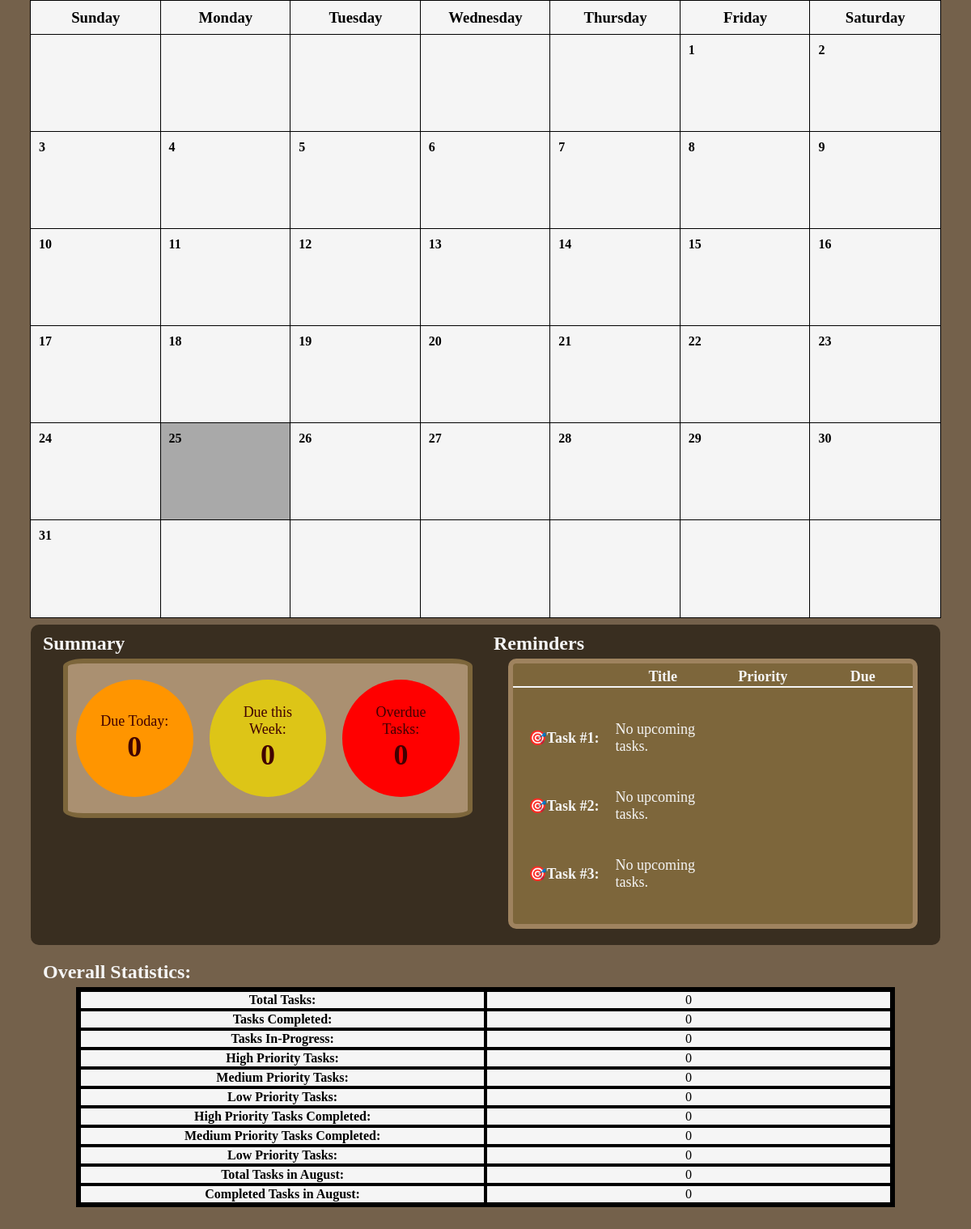
The page /home (signed in, lower part) on the database as committed earlier.
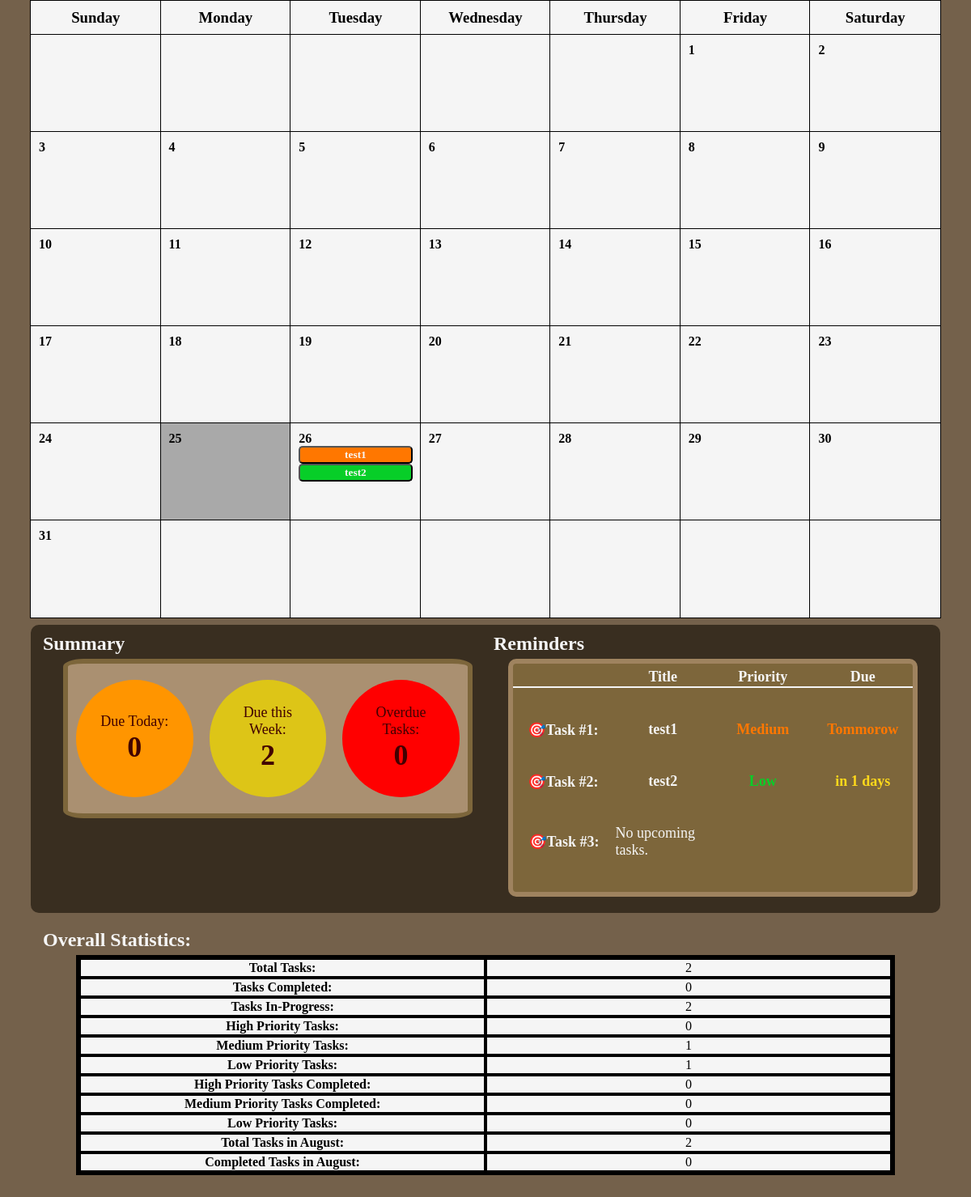
The same page on the database as committed later.
### app.py (models this page shows)
class Task(db.Model):
    id = db.Column(db.Integer, primary_key=True)
    title = db.Column(db.String(128), nullable=False)
    description = db.Column(db.Text, nullable=True)
    priority = db.Column(db.String(50), nullable=False)
    deadline = db.Column(db.DateTime, nullable=True)
    status = db.Column(db.String(50), nullable=False, default='In-Progress')
    set_today_reminder = db.Column(db.Boolean, nullable=False, default=True)
    set_tomorrow_reminder = db.Column(db.Boolean, nullable=False, default=True)
    user_id = db.Column(db.Integer, db.ForeignKey('user.id'), nullable=False)
    user = db.relationship('User', backref=db.backref('tasks', lazy=True))

### app.py (the view)
@app.route('/home')
def home():
    if 'user_id' not in session:
        flash('Please log in first.')
        return redirect(url_for('login'))  # Redirect to login if not logged in
    user_id = session['user_id'] # Grab the current logged-in user's ID from the session
    user = User.query.get(user_id)  # Used user_id to get the user object from database
    today = datetime.today()
    month = request.args.get('month', default=today.month, type=int)
    year = request.args.get('year', default=today.year, type=int)
    cal = calendar.Calendar(firstweekday=6)  # Create a calendar instance with weeks starting on Sunday (0=Monday, 6=Sunday)
    month_days = cal.monthdayscalendar(year, month) # month_days is a 2D array list where rows are weeks and columns are days
    month_name = calendar.month_name[month] # Gets month as a string
    tasks_list = Task.query.filter( # MUST use .filter() for extract
        extract('month', Task.deadline) == month, # extracts the task that matches the variables month and year
        extract('year',Task.deadline) == year
    ).all() # Within Task database, filter all task with the same month and year and put it into list
    tasks_count = Task.query.filter_by(user_id=user_id).count()
    tasks_complete_count = Task.query.filter(
        Task.user_id == user_id,
        Task.status == 'Complete'
    ).count()
    high_tasks = Task.query.filter(
        Task.user_id == user_id,
        Task.priority == 'High'
    ).count()
    medium_tasks = Task.query.filter(
        Task.user_id == user_id,
        Task.priority == 'Medium'
    ).count()
    low_tasks = Task.query.filter(
        Task.user_id == user_id,
        Task.priority == 'Low'
    ).count()
    high_tasks_completed = Task.query.filter(
        Task.user_id == user_id,
        Task.priority == 'High',
        Task.status == 'Complete'
    ).count()
    medium_tasks_completed = Task.query.filter(
        Task.user_id == user_id,
        Task.priority == 'Medium',
        Task.status == 'Complete'
    ).count()
    low_tasks_completed = Task.query.filter(
        Task.user_id == user_id,
        Task.priority == 'Low',
        Task.status == 'Complete'
    ).count()
    tasks_in_month = Task.query.filter(
        Task.user_id == user_id,
        extract('month', Task.deadline) == month # extracts the month from deadline
    ).count()
    completed_tasks_in_month = Task.query.filter(
        Task.user_id == user_id,
        Task.status == 'Complete',
        extract('month', Task.deadline) == month # extracts the month from deadline, checks if task's month equals today's month
    ).count()
    tasks_due_today = Task.query.filter(
        Task.user_id == user_id,
        Task.status == 'In-Progress',
        extract('month', Task.deadline) == today.month,
        extract('day', Task.deadline) == today.day,
        extract('year', Task.deadline) == today.year
    ).count()
    today = datetime.today().date() # force today to be a date object without time
    start_of_week = today - timedelta(days=today.weekday())        # Monday - today.weekday() calculates days passed since Mon. and subtracts by current day
    end_of_week = start_of_week + timedelta(days=6)                # Sunday - Adds 6 days to start of week
    tasks_due_week = Task.query.filter(
        Task.user_id == user_id,
        Task.status == 'In-Progress',
        func.date(Task.deadline) >= start_of_week, # func.date() gets the date portion and compares it tp the start_of_week date object
        func.date(Task.deadline) <= end_of_week,
        extract('year', Task.deadline) == today.year
    ).all()
    tasks_overdue = Task.query.filter(
        Task.user_id == user_id,
        Task.status == 'In-Progress',
        extract('month', Task.deadline) == today.month,
        extract('day', Task.deadline) < today.day,
        extract('year', Task.deadline) == today.year
    ).count()
    reminderTasks = reminderTasksList()
    return render_template('home.html', user=user, month=month, year=year, month_name=month_name, month_days=month_days,
        today=today, tasks_list=tasks_list, tasks_count=tasks_count, tasks_complete_count=tasks_complete_count, high_tasks=high_tasks,
        medium_tasks=medium_tasks, low_tasks=low_tasks, high_tasks_completed=high_tasks_completed, medium_tasks_completed=medium_tasks_completed,
        low_tasks_completed=low_tasks_completed, tasks_in_month=tasks_in_month, completed_tasks_in_month=completed_tasks_in_month,
        tasks_due_today=tasks_due_today, tasks_due_week=tasks_due_week, tasks_overdue=tasks_overdue, reminderTasks=reminderTasks, timedelta=timedelta)

### app.py (called while the page is built)
def reminderTasksList():
    user_id = session.get('user_id')
    today = date.today()
    top3 = [] # Holds a list of the top 3 tasks due
    allTasks = Task.query.filter_by(user_id=user_id).order_by(Task.deadline.asc()).all() # Filters tasks by user's id in database, and sort by deadline (earliest to latest)
    for task in allTasks:
        if len(top3) < 3:
            if task.status == 'In-Progress' and task.deadline.date() >= today:
                top3.append(task)
        else:
            break
    return top3

### templates/home.html (shortened to what the changed rows need)
{% extends "base.html" %}
{% block content %}
  <div class="dashboard">
    <section class="calendar-section">
        <div class="calendar-content">
            <div class="calendar-days">
                {% for week in month_days %}
                    {% for day in week %}
                        {% if day == 0 %}
                            <div class="calendar-day empty"></div>
                        {% else %}
                            <div class="calendar-day {% if day == today.day and month == today.month and year == today.year %}today{% endif %}">
                                <p class="day-number">
                                    {{ day }}
                                </p>
                                <div class="day-tasks">
                                    {% set ns = namespace(count=3, show_more=false) %}
                                    {% for task in tasks_list %}
                                        {% if task.deadline.day == day %}
                                            {% if ns.count > 0 %}
                                                {% set ns.count = ns.count - 1 %}
                                                {% set ns.show_more = true %}
                                                <button type="button" class="cal-task {{ task.priority | lower }}" onclick="openTaskPopup(this, 'task-info-popup')"
                                                    task-id="{{ task.id }}"
                                                    task-title="{{ task.title }}"
                                                    task-description="{{ task.description }}"
                                                    task-priority="{{ task.priority }}"
                                                    task-deadline="{{ task.deadline.strftime('%B %d, %Y @ %I:%M %p') }}"
                                                >
                                                    {{ task.title }}
                                                </button>
                                            {% elif ns.show_more == true %}
                                                {% set ns.show_more = false %}
                                                <a href="{{ url_for('view_more_tasks', deadline=task.deadline.strftime('%Y-%m-%d'))}}">
                                                    <button type="button" class="more-button"> More </button>
                                                </a>
                                            {% endif %}
                                        {% endif %}
                                    {% endfor %}
                                </div>
                            </div>
                        {% endif %}
                    {% endfor %}
                {% endfor %}
            </div>
        </div>
    </section>
    <div class="sumrem-section">
        <section class="summary-section">
            <h2 style="margin:0; margin-bottom: 5px; color: whitesmoke; margin-left: 15px;">Summary</h2>
            <div class="summary-box">
                <div class="summary-content">
                    <div class="due-week">
                        <div class="text">
                            <p>Due this Week:</p>
                            <h4>{{ tasks_due_week | length }}</h4>
                        </div>
                    </div>
                </div>
            </div>
        </section>
        <section class="reminders-section">
            <h2 style="margin:0; margin-bottom: 5px; color: whitesmoke; margin-left: 10px;">Reminders</h2>
            <div class="reminder-box">
                <table class="reminder-table">
                    <tr class="reminder-header">
                        <th></th>
                        <th>Title</th>
                        <th>Priority</th>
                        <th>Due</th>
                    </tr>
                    <tr class="task1">
                        <th>🎯Task #1:</th>
                        {% if reminderTasks|length > 0 %}
                            <td>
                                <a href="{{ url_for('view_more_tasks', deadline=reminderTasks[0].deadline.strftime('%Y-%m-%d'))}}" class="reminder-task">
                                    {{ reminderTasks[0].title }}
                                </a>
                            </td>
                            <td class="reminder-priority {{ reminderTasks[0].priority | lower }}">{{ reminderTasks[0].priority}}</td>
                            {% if reminderTasks[0].deadline.date() == today %}
                                <td class="deadlime-today" style="color: rgb(255, 0, 0); font-weight: bold;">Today</td>
                            {% elif reminderTasks[0].deadline.date() == today + timedelta(days=1) %}
                                <td class="deadlime-tommorow" style="color: rgb(255, 119, 0); font-weight: bold;">Tommorow</td>
                            {% else %}
                                <td class="deadline-later" style="color: rgb(255, 217, 27); font-weight: bold;">in {{ (reminderTasks[0].deadline.date() - today).days }} days</td>
                            {% endif %}
                        {% else %}
                            <td colspan="3" class="no-upcoming">No upcoming tasks.</td>
                        {% endif %}
                    </tr>
                    <tr class="task2">
                        <th>🎯Task #2:</th>
                        {% if reminderTasks|length > 1 %}
                            <td>
                                <a href="{{ url_for('view_more_tasks', deadline=reminderTasks[1].deadline.strftime('%Y-%m-%d'))}}" class="reminder-task">
                                    {{ reminderTasks[1].title }}
                                </a>
                            </td>
                            <td class="reminder-priority {{ reminderTasks[1].priority | lower }}">{{ reminderTasks[1].priority}}</td>
                            {% if reminderTasks[1].deadline.date() == today %}
                                <td class="deadline-today" style="color: rgb(255, 0, 0); font-weight: bold;">Today</td>
                            {% else %}
                                <td class="deadline-later" style="color: rgb(255, 217, 27); font-weight: bold;">in {{ (reminderTasks[1].deadline.date() - today).days }} days</td>
                            {% endif %}
                        {% else %}
                            <td colspan="3" class="no-upcoming">No upcoming tasks.</td>
                        {% endif %}
                    </tr>
                    <tr class="task3">
                        <th>🎯Task #3:</th>
                    </tr>
                </table>
            </div>
        </section>
    </div>
    <section class="stats-section">
        <h2 class="stats-title" style="margin:0; margin-bottom: 5px; color: whitesmoke; margin-left: 15px; font-family: Bahnschrift SemiBold;">Overall Statistics:</h2>
        <div class="stats-box">
            <table class="stats-table">
                <tr class="total-tasks">
                    <th>Total Tasks:</th>
                    <td>{{ tasks_count }}</td>
                </tr>
                <tr class="complete-tasks">
                    <th>Tasks Completed:</th>
                </tr>
                <tr class="in-progress-tasks">
                    <th>Tasks In-Progress:</th>
                    <td>{{ tasks_count - tasks_complete_count }}</td>
                </tr>
                <tr class="high-priority-tasks">
                    <th>High Priority Tasks:</th>
                </tr>
                <tr class="medium-priority-tasks">
                    <th>Medium Priority Tasks:</th>
                    <td>{{ medium_tasks }}</td>
                </tr>
                 <tr class="low-priority-tasks">
                    <th>Low Priority Tasks:</th>
                    <td>{{ low_tasks }}</td>
                </tr>
                  <tr class="high-priority-tasks-completed">
                    <th>High Priority Tasks Completed:</th>
                </tr>
                <tr class="medium-priority-tasks-completed">
                    <th>Medium Priority Tasks Completed:</th>
                </tr>
                <tr class="low-priority-tasks-completed">
                    <th>Low Priority Tasks:</th>
                </tr>
                <tr class="tasks-month">
                    <th>Total Tasks in {{ month_name }}:</th>
                    <td>{{ tasks_in_month }}</td>
                </tr>
                <tr class="tasks-completed-month">
                    <th>Completed Tasks in {{ month_name }}:</th>
                </tr>
            </table>
        </div>
    </section>
  </div>
{% endblock %}

Rows that differ between the two databases and show on the page:
added Task: title "test1", priority "Medium"
added Task: title "test2", priority "Low", (reminderTasks[1].deadline.date()-today).days "1"
Other text that changed with them:
{{ tasks_due_week | length }}: "0" → "2"
{{ tasks_count }}: "0" → "2"
{{ tasks_count - tasks_complete_count }}: "0" → "2"
{{ medium_tasks }}: "0" → "1"
{{ low_tasks }}: "0" → "1"
{{ tasks_in_month }}: "0" → "2"
text no longer shown: "No upcoming tasks. No upcoming tasks."
text now shown: "Tommorow in days"
